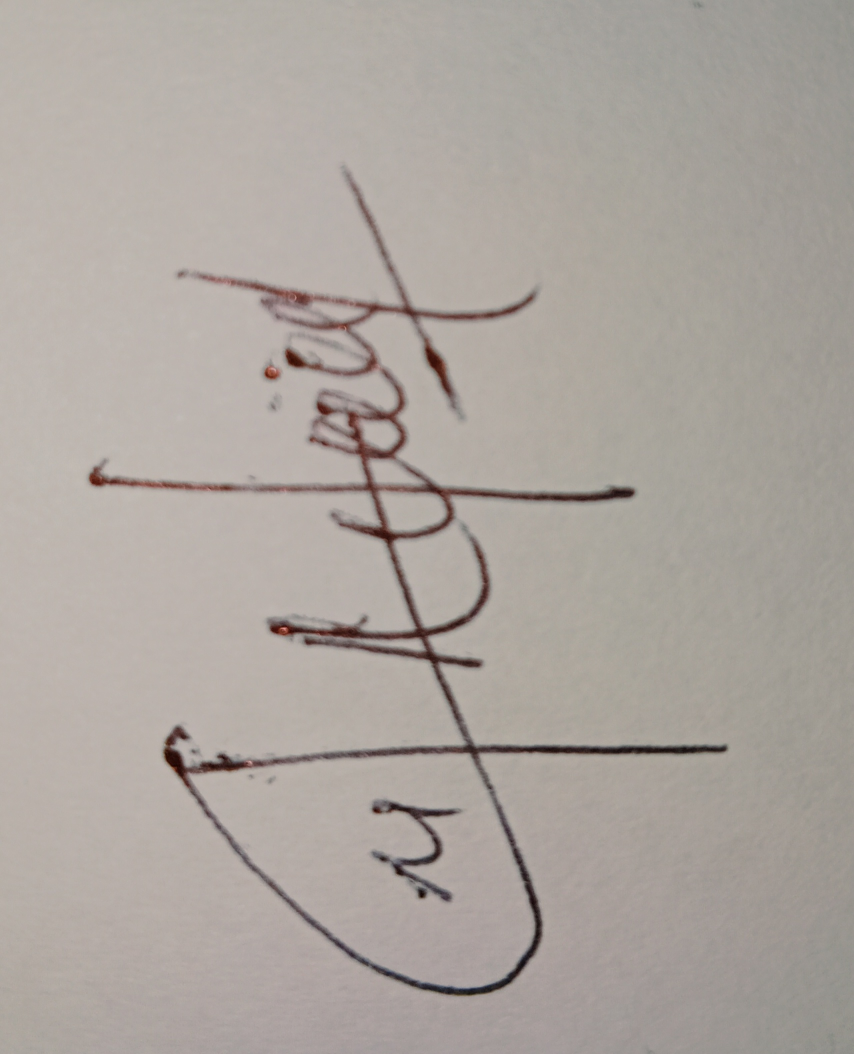
#> input picture Project TTD/Tanda Tangan Kelas A/TTD NAtsya labaso/IMG_20241216_015451.jpg, 1708 x 2108 px, found by its file name (shown at 1/2 size); its folder holds only this picture in this run
$ python ttd.py
#> lines starting #> are read from the running program, lines starting #| are printed output that depends on the picture
# Lyra Attallah Aurellia_F55123014

import os
import numpy as np
import cv2
from sklearn.ensemble import RandomForestClassifier
from sklearn.model_selection import train_test_split
from sklearn.metrics import accuracy_score, classification_report
from sklearn.preprocessing import StandardScaler
from sklearn.metrics import confusion_matrix
import seaborn as sns
import matplotlib.pyplot as plt
from sklearn.preprocessing import LabelEncoder

def load_images_from_folder(folder):
#> called with folder = 'Project TTD/Tanda Tangan Kelas A'
    images = []
    labels = []
    for label_folder in os.listdir(folder):
        label_path = os.path.join(folder, label_folder)
        if os.path.isdir(label_path):
            for filename in os.listdir(label_path):
                file_path = os.path.join(label_path, filename)
                img = cv2.imread(file_path, cv2.IMREAD_GRAYSCALE)
#> img: shape (2108, 1708); min 6, max 191, mean 166.1
                if img is not None:
                    img = cv2.resize(img, (128, 128))
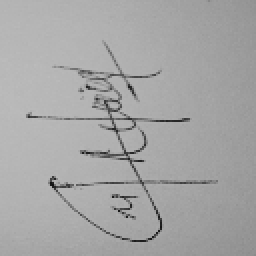
#> img: shape (128, 128) (shown 2 times larger); min 18, max 187, mean 166.1
                    features = [np.mean(img), np.std(img)]
#> features = [166.1, 18.93]
                    images.append(features)
                    labels.append(label_folder)
#> pass 2 of the loop in load_images_from_folder, `for label_folder in os.listdir(folder):`:
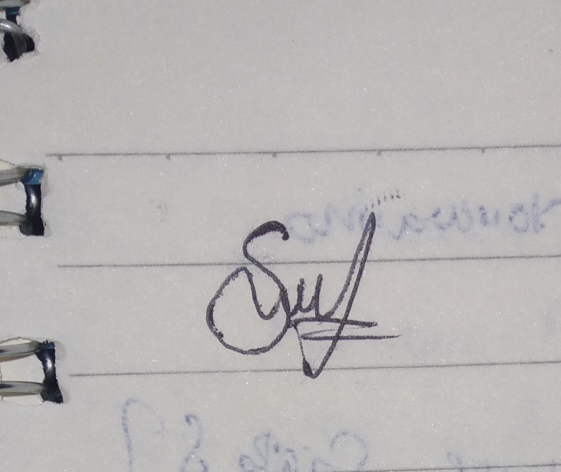
#> input picture Project TTD/Tanda Tangan Kelas A/TTD SUPARMAN/Suparman1.jpg, 1121 x 944 px, found by its file name (shown at 1/2 size)
#> in load_images_from_folder, `img = cv2.resize(img, (128, 128))`:
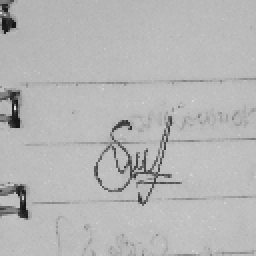
#> img: shape (128, 128) (shown 2 times larger); min 19, max 229, mean 181.6
#> features = [181.6, 22.42]
    return np.array(images), np.array(labels)

def predict_signature(image_path, model, scaler, label_encoder):
    img = cv2.imread(image_path, cv2.IMREAD_GRAYSCALE)
    if img is None:
        raise ValueError(f"File gambar tidak ditemukan di: {image_path}")

    img = cv2.resize(img, (128, 128))

    features = [np.mean(img), np.std(img)]
    features = np.array(features).reshape(1, -1)

    features_scaled = scaler.transform(features)

    prediction = model.predict(features_scaled)
    label = label_encoder.inverse_transform(prediction)

    return label[0]

data_folder = "Project TTD/Tanda Tangan Kelas A"

X, y = load_images_from_folder(data_folder)
#> X = [[166.1, 18.93], [181.6, 22.42]]

label_encoder = LabelEncoder()
y_encoded = label_encoder.fit_transform(y)
#> y_encoded = [0, 1]

scaler = StandardScaler()
X_scaled = scaler.fit_transform(X)
#> X_scaled = [[-1, -1], [1, 1]]

X_train, X_test, y_train, y_test = train_test_split(X_scaled, y_encoded, test_size=0.2, random_state=42)
#> X_train = [[-1, -1]]; X_test = [[1, 1]]; y_train = [0]; y_test = [1]

rf_model = RandomForestClassifier(n_estimators=100, random_state=42)

rf_model.fit(X_train, y_train)

test_predictions = rf_model.predict(X_test)
#> test_predictions = [0]
test_accuracy = accuracy_score(y_test, test_predictions)
#> test_accuracy = 0

print("Akurasi testing:", test_accuracy)
#| Akurasi testing: 0.0
print("Laporan Klasifikasi:\n", classification_report(y_test, test_predictions))
#| Laporan Klasifikasi:
#|                precision    recall  f1-score   support
#|            0       0.00      0.00      0.00       0.0
#|            1       0.00      0.00      0.00       1.0
#|     accuracy                           0.00       1.0
#|    macro avg       0.00      0.00      0.00       1.0
#| weighted avg       0.00      0.00      0.00       1.0

conf_matrix = confusion_matrix(y_test, test_predictions)
#> conf_matrix = [[0, 0], [1, 0]]

plt.figure(figsize=(10, 7))
sns.heatmap(conf_matrix, annot=True, fmt='d', cmap='Blues', xticklabels=label_encoder.classes_, yticklabels=label_encoder.classes_)
plt.xlabel('Predicted Labels')
plt.ylabel('True Labels')
plt.title('Confusion Matrix')
plt.show()
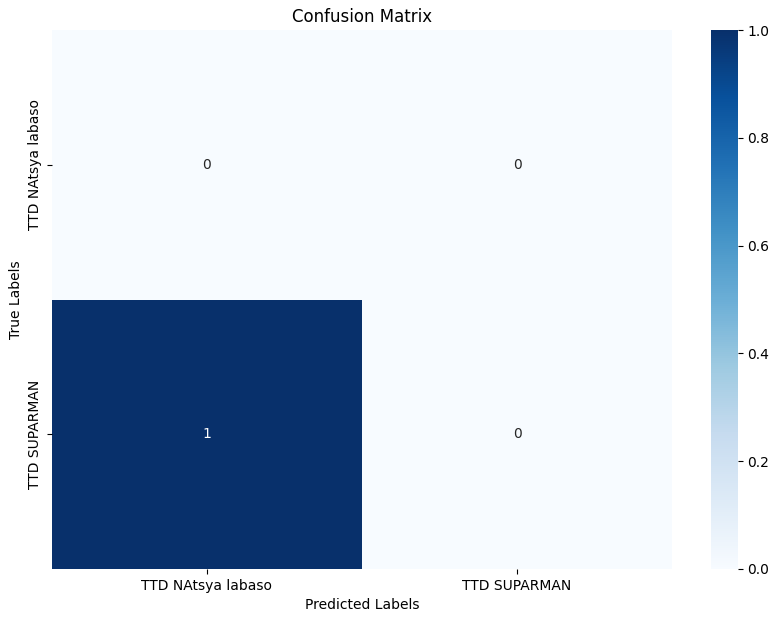
#> figure drawn by matplotlib, 2 panels

accuracy_scores = [test_accuracy]
#> accuracy_scores = [0]

plt.figure(figsize=(8, 5))
plt.bar(['Akurasi'], accuracy_scores, color='skyblue')
plt.ylim(0, 1)
plt.ylabel('Akurasi')
plt.title('Tingkat Akurasi Model')
plt.show()
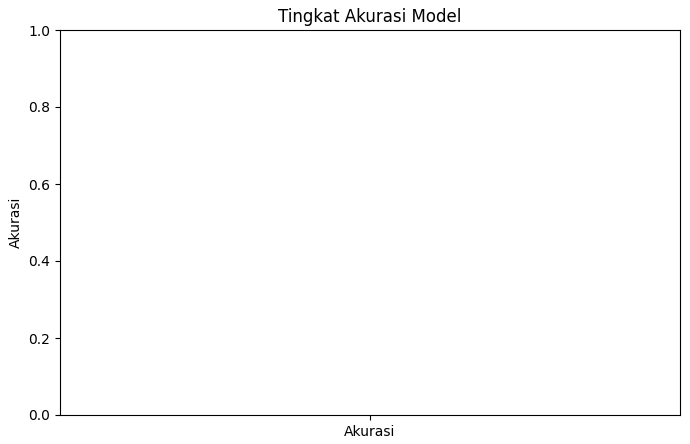
#> figure drawn by matplotlib, 1 panel

image_path = "Project TTD/Tanda Tangan Kelas A/TTD Lyra Attallah Aurellia/TTD Lyra_6.jpg"

try:
    owner = predict_signature(image_path, rf_model, scaler, label_encoder)
    print(f"Tanda tangan pada gambar '{image_path}' adalah milik: {owner}")
except ValueError as e:
    print(e)
